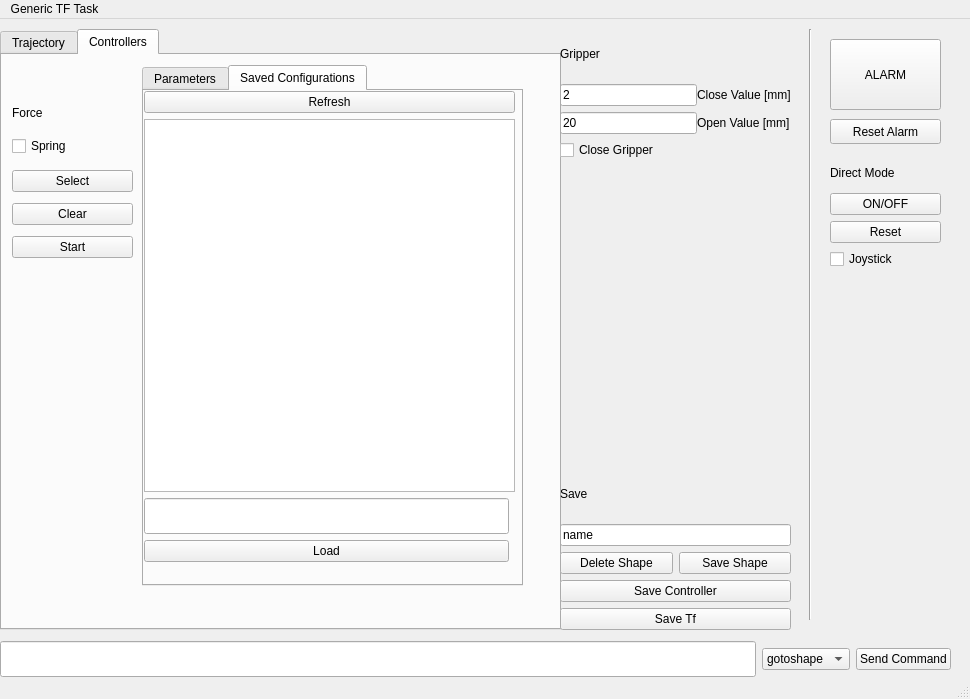
<?xml version="1.0" encoding="UTF-8"?>
<ui version="4.0">
 <class>MainWindow</class>
 <widget class="QMainWindow" name="MainWindow">
  <property name="geometry">
   <rect>
    <x>0</x>
    <y>0</y>
    <width>970</width>
    <height>699</height>
   </rect>
  </property>
  <property name="windowTitle">
   <string>MainWindow</string>
  </property>
  <widget class="QWidget" name="centralwidget">
   <widget class="Line" name="line">
    <property name="geometry">
     <rect>
      <x>800</x>
      <y>10</y>
      <width>20</width>
      <height>591</height>
     </rect>
    </property>
    <property name="orientation">
     <enum>Qt::Vertical</enum>
    </property>
   </widget>
   <widget class="QWidget" name="layoutWidget">
    <property name="geometry">
     <rect>
      <x>0</x>
      <y>620</y>
      <width>951</width>
      <height>41</height>
     </rect>
    </property>
    <layout class="QHBoxLayout" name="horizontalLayout_4">
     <property name="leftMargin">
      <number>0</number>
     </property>
     <property name="topMargin">
      <number>0</number>
     </property>
     <property name="rightMargin">
      <number>0</number>
     </property>
     <item>
      <widget class="QLineEdit" name="current_command">
       <property name="font">
        <font>
         <pointsize>18</pointsize>
         <weight>75</weight>
         <bold>true</bold>
        </font>
       </property>
      </widget>
     </item>
     <item>
      <widget class="QComboBox" name="command_type_box">
       <item>
        <property name="text">
         <string>gotoshape</string>
        </property>
       </item>
       <item>
        <property name="text">
         <string>gototf</string>
        </property>
       </item>
       <item>
        <property name="text">
         <string>movetotf</string>
        </property>
       </item>
       <item>
        <property name="text">
         <string>jumptotf</string>
        </property>
       </item>
      </widget>
     </item>
     <item>
      <widget class="QPushButton" name="send_command">
       <property name="text">
        <string>Send Command</string>
       </property>
      </widget>
     </item>
    </layout>
   </widget>
   <widget class="QWidget" name="verticalLayoutWidget_12">
    <property name="geometry">
     <rect>
      <x>0</x>
      <y>10</y>
      <width>561</width>
      <height>601</height>
     </rect>
    </property>
    <layout class="QVBoxLayout" name="verticalLayout_12">
     <item>
      <widget class="QTabWidget" name="tabWidget">
       <property name="currentIndex">
        <number>1</number>
       </property>
       <widget class="QWidget" name="tab">
        <attribute name="title">
         <string>Trajectory</string>
        </attribute>
        <widget class="QWidget" name="horizontalLayoutWidget_6">
         <property name="geometry">
          <rect>
           <x>10</x>
           <y>20</y>
           <width>531</width>
           <height>521</height>
          </rect>
         </property>
         <layout class="QHBoxLayout" name="horizontalLayout_8">
          <item>
           <widget class="QTabWidget" name="tabWidget_2">
            <property name="currentIndex">
             <number>0</number>
            </property>
            <widget class="QWidget" name="tab_3">
             <attribute name="title">
              <string>Commands</string>
             </attribute>
             <widget class="QWidget" name="horizontalLayoutWidget_5">
              <property name="geometry">
               <rect>
                <x>0</x>
                <y>0</y>
                <width>501</width>
                <height>461</height>
               </rect>
              </property>
              <layout class="QHBoxLayout" name="horizontalLayout_6">
               <item>
                <layout class="QVBoxLayout" name="verticalLayout_11">
                 <item>
                  <widget class="QLabel" name="label_9">
                   <property name="text">
                    <string>Frames</string>
                   </property>
                  </widget>
                 </item>
                 <item>
                  <widget class="QPushButton" name="update_button">
                   <property name="text">
                    <string>Refresh</string>
                   </property>
                  </widget>
                 </item>
                 <item>
                  <layout class="QHBoxLayout" name="horizontalLayout_7">
                   <property name="spacing">
                    <number>6</number>
                   </property>
                   <property name="sizeConstraint">
                    <enum>QLayout::SetNoConstraint</enum>
                   </property>
                   <property name="leftMargin">
                    <number>0</number>
                   </property>
                   <property name="topMargin">
                    <number>0</number>
                   </property>
                   <property name="bottomMargin">
                    <number>0</number>
                   </property>
                   <item>
                    <widget class="QLabel" name="label">
                     <property name="text">
                      <string>Search</string>
                     </property>
                    </widget>
                   </item>
                   <item>
                    <widget class="QLineEdit" name="tf_filter"/>
                   </item>
                  </layout>
                 </item>
                 <item>
                  <widget class="QListView" name="tf_list"/>
                 </item>
                 <item>
                  <layout class="QHBoxLayout" name="horizontalLayout_2">
                   <item>
                    <layout class="QVBoxLayout" name="verticalLayout">
                     <item>
                      <widget class="QLabel" name="label_7">
                       <property name="text">
                        <string>Tool</string>
                       </property>
                      </widget>
                     </item>
                     <item>
                      <widget class="QComboBox" name="tool_box">
                       <item>
                        <property name="text">
                         <string>none</string>
                        </property>
                       </item>
                       <item>
                        <property name="text">
                         <string>camera</string>
                        </property>
                       </item>
                       <item>
                        <property name="text">
                         <string>gripper</string>
                        </property>
                       </item>
                       <item>
                        <property name="text">
                         <string>dynamic</string>
                        </property>
                       </item>
                      </widget>
                     </item>
                    </layout>
                   </item>
                   <item>
                    <layout class="QVBoxLayout" name="verticalLayout_8">
                     <item>
                      <widget class="QLabel" name="label_8">
                       <property name="text">
                        <string>Filter Frame</string>
                       </property>
                      </widget>
                     </item>
                     <item>
                      <widget class="QPushButton" name="filter_button">
                       <property name="text">
                        <string>Start</string>
                       </property>
                      </widget>
                     </item>
                     <item>
                      <widget class="QPushButton" name="clear_filter_button">
                       <property name="text">
                        <string>Clear</string>
                       </property>
                      </widget>
                     </item>
                    </layout>
                   </item>
                  </layout>
                 </item>
                </layout>
               </item>
               <item>
                <layout class="QVBoxLayout" name="verticalLayout_7">
                 <item>
                  <widget class="QLabel" name="label_14">
                   <property name="text">
                    <string>Shapes</string>
                   </property>
                  </widget>
                 </item>
                 <item>
                  <widget class="QPushButton" name="update_button_2">
                   <property name="text">
                    <string>Refresh</string>
                   </property>
                  </widget>
                 </item>
                 <item>
                  <layout class="QHBoxLayout" name="horizontalLayout">
                   <property name="spacing">
                    <number>6</number>
                   </property>
                   <property name="sizeConstraint">
                    <enum>QLayout::SetNoConstraint</enum>
                   </property>
                   <property name="topMargin">
                    <number>0</number>
                   </property>
                   <property name="bottomMargin">
                    <number>0</number>
                   </property>
                   <item>
                    <widget class="QLabel" name="label_4">
                     <property name="text">
                      <string>Search</string>
                     </property>
                    </widget>
                   </item>
                   <item>
                    <widget class="QLineEdit" name="shape_filter"/>
                   </item>
                  </layout>
                 </item>
                 <item>
                  <widget class="QListView" name="shape_list"/>
                 </item>
                </layout>
               </item>
              </layout>
             </widget>
            </widget>
            <widget class="QWidget" name="tab_4">
             <attribute name="title">
              <string>Sequence</string>
             </attribute>
             <widget class="QListView" name="list">
              <property name="geometry">
               <rect>
                <x>10</x>
                <y>10</y>
                <width>361</width>
                <height>431</height>
               </rect>
              </property>
             </widget>
             <widget class="QLineEdit" name="current_command_text">
              <property name="geometry">
               <rect>
                <x>10</x>
                <y>450</y>
                <width>361</width>
                <height>51</height>
               </rect>
              </property>
              <property name="styleSheet">
               <string notr="true">background:#333;
color:white;
border:none;
padding:10px;
font-family:Roboto;
font-size:20px;</string>
              </property>
              <property name="text">
               <string>CURRENT COMMAND</string>
              </property>
             </widget>
             <widget class="QCheckBox" name="link_to_send_check_box">
              <property name="geometry">
               <rect>
                <x>380</x>
                <y>110</y>
                <width>171</width>
                <height>21</height>
               </rect>
              </property>
              <property name="text">
               <string>Link Send Command</string>
              </property>
             </widget>
             <widget class="QWidget" name="verticalLayoutWidget">
              <property name="geometry">
               <rect>
                <x>380</x>
                <y>10</y>
                <width>198</width>
                <height>97</height>
               </rect>
              </property>
              <layout class="QVBoxLayout" name="verticalLayout_3">
               <property name="leftMargin">
                <number>0</number>
               </property>
               <property name="topMargin">
                <number>0</number>
               </property>
               <property name="rightMargin">
                <number>0</number>
               </property>
               <property name="bottomMargin">
                <number>0</number>
               </property>
               <item>
                <widget class="QPushButton" name="forward_button">
                 <property name="text">
                  <string>Next</string>
                 </property>
                </widget>
               </item>
               <item>
                <layout class="QHBoxLayout" name="horizontalLayout_5">
                 <property name="leftMargin">
                  <number>0</number>
                 </property>
                 <property name="topMargin">
                  <number>0</number>
                 </property>
                 <property name="rightMargin">
                  <number>0</number>
                 </property>
                 <property name="bottomMargin">
                  <number>0</number>
                 </property>
                 <item>
                  <widget class="QLabel" name="label_13">
                   <property name="text">
                    <string>index</string>
                   </property>
                  </widget>
                 </item>
                 <item>
                  <widget class="QLineEdit" name="sequence_index_value">
                   <property name="text">
                    <string>0</string>
                   </property>
                  </widget>
                 </item>
                 <item>
                  <widget class="QPushButton" name="set_index_button">
                   <property name="text">
                    <string>Set</string>
                   </property>
                  </widget>
                 </item>
                </layout>
               </item>
               <item>
                <widget class="QPushButton" name="reset_index_button">
                 <property name="text">
                  <string>Reset</string>
                 </property>
                </widget>
               </item>
              </layout>
             </widget>
            </widget>
           </widget>
          </item>
         </layout>
        </widget>
       </widget>
       <widget class="QWidget" name="tab_2">
        <attribute name="title">
         <string>Controllers</string>
        </attribute>
        <widget class="QTabWidget" name="tabWidget">
         <property name="geometry">
          <rect>
           <x>140</x>
           <y>10</y>
           <width>381</width>
           <height>521</height>
          </rect>
         </property>
         <property name="currentIndex">
          <number>1</number>
         </property>
         <widget class="QWidget" name="Custom">
          <attribute name="title">
           <string>Parameters</string>
          </attribute>
          <widget class="QWidget" name="verticalLayoutWidget_6">
           <property name="geometry">
            <rect>
             <x>0</x>
             <y>0</y>
             <width>371</width>
             <height>451</height>
            </rect>
           </property>
           <layout class="QVBoxLayout" name="verticalLayout_9">
            <item>
             <widget class="QToolBox" name="toolBox">
              <property name="currentIndex">
               <number>0</number>
              </property>
              <widget class="QWidget" name="page_6">
               <property name="geometry">
                <rect>
                 <x>0</x>
                 <y>0</y>
                 <width>369</width>
                 <height>418</height>
                </rect>
               </property>
               <attribute name="label">
                <string>Force Spring</string>
               </attribute>
               <widget class="QLineEdit" name="force_thresholds_value">
                <property name="geometry">
                 <rect>
                  <x>50</x>
                  <y>60</y>
                  <width>81</width>
                  <height>25</height>
                 </rect>
                </property>
                <property name="text">
                 <string>[0.5, 0.5, 1]</string>
                </property>
               </widget>
               <widget class="QLabel" name="label_11">
                <property name="geometry">
                 <rect>
                  <x>10</x>
                  <y>30</y>
                  <width>31</width>
                  <height>17</height>
                 </rect>
                </property>
                <property name="text">
                 <string>Rot</string>
                </property>
               </widget>
               <widget class="QLabel" name="label_10">
                <property name="geometry">
                 <rect>
                  <x>10</x>
                  <y>0</y>
                  <width>31</width>
                  <height>17</height>
                 </rect>
                </property>
                <property name="text">
                 <string>Tras</string>
                </property>
               </widget>
               <widget class="QLineEdit" name="translation_mag_value">
                <property name="geometry">
                 <rect>
                  <x>50</x>
                  <y>0</y>
                  <width>81</width>
                  <height>25</height>
                 </rect>
                </property>
                <property name="text">
                 <string>0.0001</string>
                </property>
               </widget>
               <widget class="QLineEdit" name="rotation_mag_value">
                <property name="geometry">
                 <rect>
                  <x>50</x>
                  <y>30</y>
                  <width>81</width>
                  <height>25</height>
                 </rect>
                </property>
                <property name="text">
                 <string>0.003</string>
                </property>
               </widget>
               <widget class="QLabel" name="label_12">
                <property name="geometry">
                 <rect>
                  <x>10</x>
                  <y>60</y>
                  <width>31</width>
                  <height>17</height>
                 </rect>
                </property>
                <property name="text">
                 <string>Thr</string>
                </property>
               </widget>
              </widget>
             </widget>
            </item>
           </layout>
          </widget>
          <widget class="QPushButton" name="update_controller_button">
           <property name="geometry">
            <rect>
             <x>0</x>
             <y>460</y>
             <width>371</width>
             <height>25</height>
            </rect>
           </property>
           <property name="text">
            <string>Load</string>
           </property>
          </widget>
         </widget>
         <widget class="QWidget" name="Saved">
          <attribute name="title">
           <string>Saved Configurations</string>
          </attribute>
          <widget class="QWidget" name="gridLayoutWidget">
           <property name="geometry">
            <rect>
             <x>0</x>
             <y>0</y>
             <width>371</width>
             <height>471</height>
            </rect>
           </property>
           <layout class="QGridLayout" name="gridLayout_3">
            <item row="1" column="0" colspan="2">
             <widget class="QListView" name="ctrlpar_list"/>
            </item>
            <item row="2" column="0">
             <widget class="QLineEdit" name="selected_ctrlpar">
              <property name="font">
               <font>
                <pointsize>18</pointsize>
                <weight>75</weight>
                <bold>true</bold>
               </font>
              </property>
              <property name="readOnly">
               <bool>true</bool>
              </property>
             </widget>
            </item>
            <item row="0" column="0" colspan="2">
             <widget class="QPushButton" name="update_button_3">
              <property name="text">
               <string>Refresh</string>
              </property>
             </widget>
            </item>
            <item row="3" column="0">
             <widget class="QPushButton" name="load_ctrlpar_button">
              <property name="text">
               <string>Load</string>
              </property>
             </widget>
            </item>
           </layout>
          </widget>
         </widget>
        </widget>
        <widget class="QWidget" name="verticalLayoutWidget_7">
         <property name="geometry">
          <rect>
           <x>10</x>
           <y>110</y>
           <width>121</width>
           <height>101</height>
          </rect>
         </property>
         <layout class="QVBoxLayout" name="verticalLayout_10">
          <item>
           <widget class="QPushButton" name="select_control_button">
            <property name="text">
             <string>Select</string>
            </property>
           </widget>
          </item>
          <item>
           <widget class="QPushButton" name="clear_control_button">
            <property name="text">
             <string>Clear</string>
            </property>
           </widget>
          </item>
          <item>
           <widget class="QPushButton" name="start_control_button">
            <property name="text">
             <string>Start</string>
            </property>
           </widget>
          </item>
         </layout>
        </widget>
        <widget class="QWidget" name="verticalLayoutWidget_8">
         <property name="geometry">
          <rect>
           <x>10</x>
           <y>40</y>
           <width>121</width>
           <height>61</height>
          </rect>
         </property>
         <layout class="QVBoxLayout" name="verticalLayout_2">
          <item>
           <widget class="QLabel" name="label_15">
            <property name="text">
             <string>Force</string>
            </property>
           </widget>
          </item>
          <item>
           <widget class="QCheckBox" name="spring_force_ctrl_box">
            <property name="text">
             <string>Spring</string>
            </property>
           </widget>
          </item>
         </layout>
        </widget>
       </widget>
      </widget>
     </item>
    </layout>
   </widget>
   <widget class="QWidget" name="verticalLayoutWidget_13">
    <property name="geometry">
     <rect>
      <x>560</x>
      <y>450</y>
      <width>231</width>
      <height>161</height>
     </rect>
    </property>
    <layout class="QVBoxLayout" name="verticalLayout_13">
     <item>
      <widget class="QLabel" name="label_2">
       <property name="text">
        <string>Save</string>
       </property>
      </widget>
     </item>
     <item>
      <widget class="QLineEdit" name="obj_save_name_value">
       <property name="text">
        <string>name</string>
       </property>
      </widget>
     </item>
     <item>
      <layout class="QHBoxLayout" name="horizontalLayout_3">
       <item>
        <widget class="QPushButton" name="delete_shape_button">
         <property name="text">
          <string>Delete Shape</string>
         </property>
        </widget>
       </item>
       <item>
        <widget class="QPushButton" name="save_shape_button">
         <property name="text">
          <string>Save Shape</string>
         </property>
        </widget>
       </item>
      </layout>
     </item>
     <item>
      <widget class="QPushButton" name="save_controller_button">
       <property name="text">
        <string>Save Controller</string>
       </property>
      </widget>
     </item>
     <item>
      <widget class="QPushButton" name="save_tf_button">
       <property name="text">
        <string>Save Tf</string>
       </property>
      </widget>
     </item>
    </layout>
   </widget>
   <widget class="QWidget" name="verticalLayoutWidget_3">
    <property name="geometry">
     <rect>
      <x>560</x>
      <y>10</y>
      <width>231</width>
      <height>131</height>
     </rect>
    </property>
    <layout class="QVBoxLayout" name="verticalLayout_5">
     <item>
      <widget class="QLabel" name="label_16">
       <property name="text">
        <string>Gripper</string>
       </property>
      </widget>
     </item>
     <item>
      <layout class="QGridLayout" name="gridLayout_2">
       <property name="leftMargin">
        <number>0</number>
       </property>
       <property name="topMargin">
        <number>0</number>
       </property>
       <property name="rightMargin">
        <number>0</number>
       </property>
       <property name="bottomMargin">
        <number>0</number>
       </property>
       <property name="horizontalSpacing">
        <number>0</number>
       </property>
       <item row="0" column="0">
        <widget class="QLineEdit" name="gripper_close_value">
         <property name="text">
          <string>2</string>
         </property>
        </widget>
       </item>
       <item row="1" column="0">
        <widget class="QLineEdit" name="gripper_open_value">
         <property name="text">
          <string>20</string>
         </property>
        </widget>
       </item>
       <item row="1" column="1">
        <widget class="QLabel" name="label_6">
         <property name="text">
          <string>Open Value [mm]</string>
         </property>
        </widget>
       </item>
       <item row="0" column="1">
        <widget class="QLabel" name="label_5">
         <property name="text">
          <string>Close Value [mm]</string>
         </property>
        </widget>
       </item>
      </layout>
     </item>
     <item>
      <widget class="QCheckBox" name="gripper_check_box">
       <property name="text">
        <string>Close Gripper</string>
       </property>
      </widget>
     </item>
    </layout>
   </widget>
   <widget class="QWidget" name="verticalLayoutWidget_4">
    <property name="geometry">
     <rect>
      <x>830</x>
      <y>140</y>
      <width>111</width>
      <height>110</height>
     </rect>
    </property>
    <layout class="QVBoxLayout" name="verticalLayout_6">
     <property name="leftMargin">
      <number>0</number>
     </property>
     <property name="topMargin">
      <number>0</number>
     </property>
     <property name="rightMargin">
      <number>0</number>
     </property>
     <property name="bottomMargin">
      <number>0</number>
     </property>
     <item>
      <widget class="QLabel" name="label_3">
       <property name="text">
        <string>Direct Mode</string>
       </property>
      </widget>
     </item>
     <item>
      <widget class="QPushButton" name="direct_button">
       <property name="text">
        <string>ON/OFF</string>
       </property>
      </widget>
     </item>
     <item>
      <widget class="QPushButton" name="direct_reset_button">
       <property name="text">
        <string>Reset</string>
       </property>
      </widget>
     </item>
     <item>
      <widget class="QCheckBox" name="joystick_check_box">
       <property name="text">
        <string>Joystick</string>
       </property>
      </widget>
     </item>
    </layout>
   </widget>
   <widget class="QPushButton" name="alarm_set_button">
    <property name="geometry">
     <rect>
      <x>830</x>
      <y>20</y>
      <width>111</width>
      <height>71</height>
     </rect>
    </property>
    <property name="text">
     <string>ALARM</string>
    </property>
   </widget>
   <widget class="QPushButton" name="alarm_reset_button">
    <property name="geometry">
     <rect>
      <x>830</x>
      <y>100</y>
      <width>111</width>
      <height>25</height>
     </rect>
    </property>
    <property name="text">
     <string>Reset Alarm</string>
    </property>
   </widget>
  </widget>
  <widget class="QMenuBar" name="menubar">
   <property name="geometry">
    <rect>
     <x>0</x>
     <y>0</y>
     <width>970</width>
     <height>22</height>
    </rect>
   </property>
   <widget class="QMenu" name="menuGeneric_TF_Task">
    <property name="title">
     <string>Generic TF Task</string>
    </property>
   </widget>
   <addaction name="menuGeneric_TF_Task"/>
  </widget>
  <widget class="QStatusBar" name="statusbar"/>
 </widget>
 <resources/>
 <connections/>
</ui>
